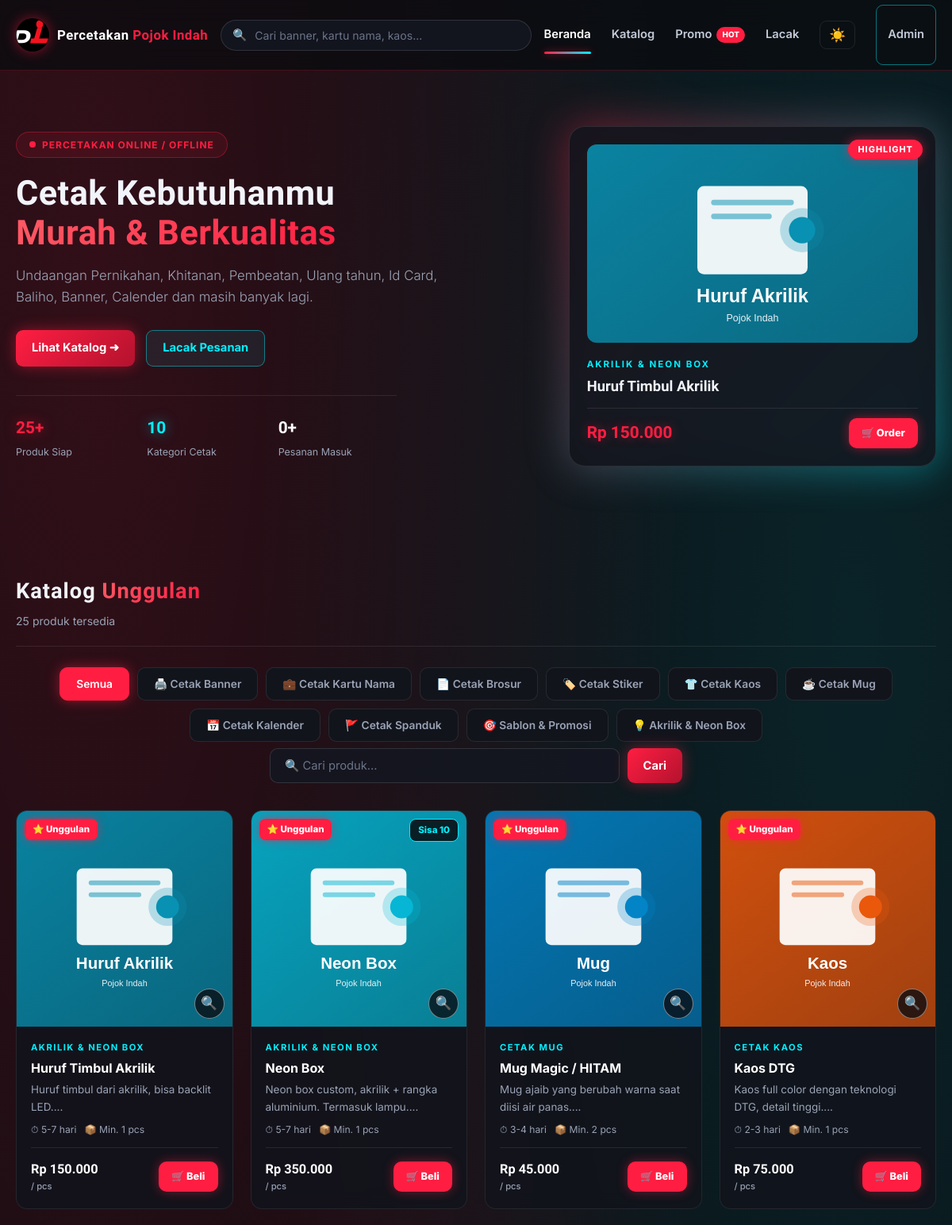
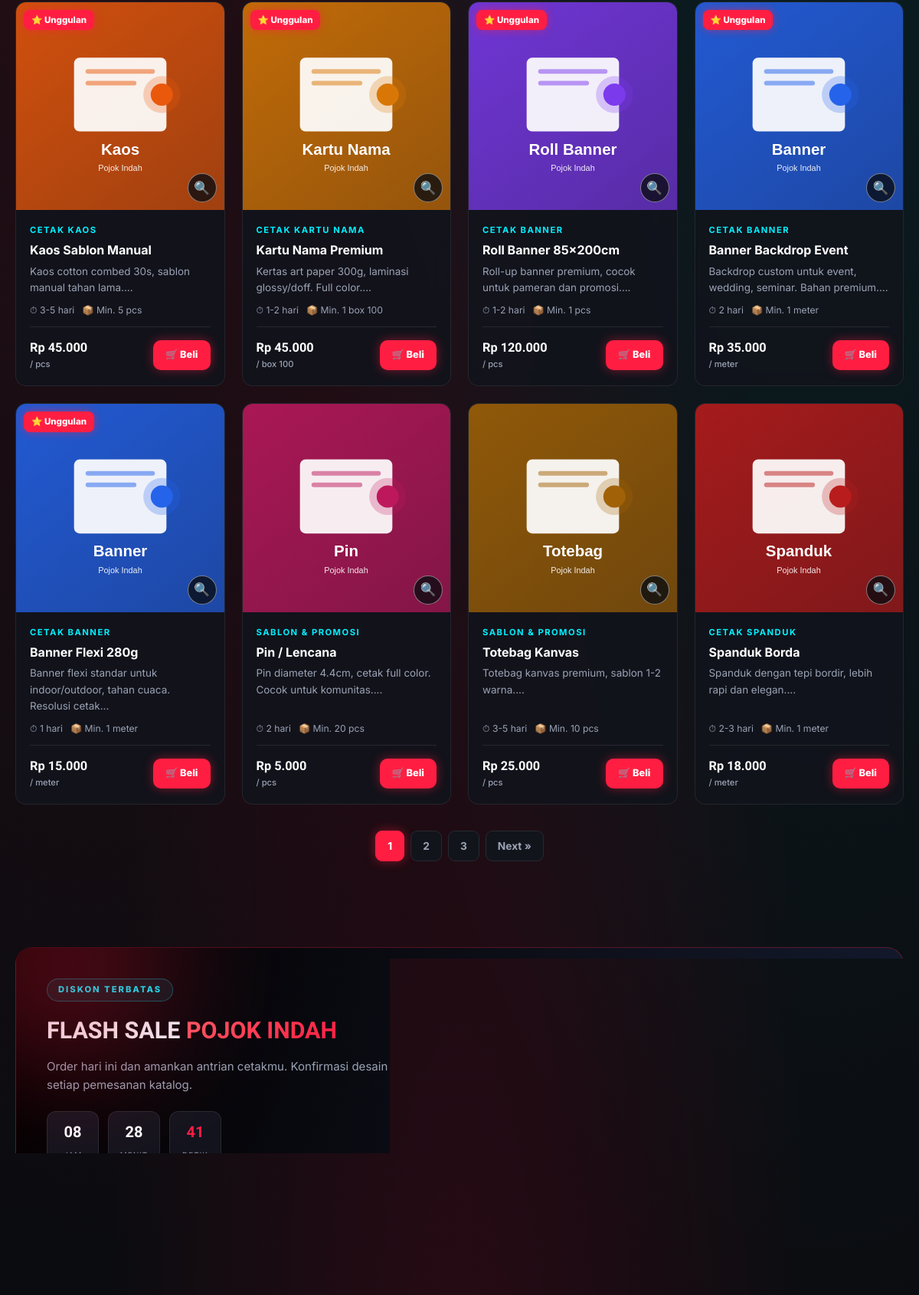
The page / (upper part) on the database its author committed (2 pictures, top to bottom).
### tables this page shows
CREATE TABLE IF NOT EXISTS produk (
    id INT AUTO_INCREMENT PRIMARY KEY,
    id_kategori INT NOT NULL,
    nama_produk VARCHAR(200) NOT NULL,
    deskripsi TEXT,
    harga DECIMAL(12,0) NOT NULL DEFAULT 0,
    satuan VARCHAR(50) DEFAULT 'pcs',
    stok INT DEFAULT 0,
    minimal_order INT DEFAULT 1,
    waktu_pengerjaan VARCHAR(100) DEFAULT '1-2 hari',
    gambar VARCHAR(500) DEFAULT 'default.png',
    is_unggulan TINYINT(1) DEFAULT 0,
    is_aktif TINYINT(1) DEFAULT 1,
    created_at TIMESTAMP DEFAULT CURRENT_TIMESTAMP,
    FOREIGN KEY (id_kategori) REFERENCES kategori(id) ON DELETE CASCADE
);

CREATE TABLE IF NOT EXISTS kategori (
    id INT AUTO_INCREMENT PRIMARY KEY,
    nama_kategori VARCHAR(100) NOT NULL UNIQUE,
    icon VARCHAR(20) DEFAULT '📦',
    created_at TIMESTAMP DEFAULT CURRENT_TIMESTAMP
);

### config.php (called while the page is built, shortened)
<?php
function db_connect() {
    $conn = new mysqli(DB_HOST, DB_USER, DB_PASS);
    $conn->set_charset('utf8mb4');
    $conn->query("CREATE DATABASE IF NOT EXISTS `" . DB_NAME . "` CHARACTER SET utf8mb4 COLLATE utf8mb4_unicode_ci");
    return $conn;
}
$conn = db_connect();
function rupiah($angka) {
    return 'Rp ' . number_format((float)$angka, 0, ',', '.');
}
function teks_db($s) {
    $s = (string)$s;
    if (strpos($s, '\\') === false) {
        return $s;
    }
    return $s;
}
function q($sql) {
    global $conn;
    $res = $conn->query($sql);
    return $res;
}
function q_row($sql) {
    $res = q($sql);
    if ($res && $res->num_rows > 0) {
        return $res->fetch_assoc();
    }
    return null;
}
function base_url() {
    $s = app_subfolder();
    return $s === '' ? '' : $s;
}
function app_subfolder() {
    $approot = str_replace('\\', '/', __DIR__);
    if (isset($_SERVER['DOCUMENT_ROOT']) && $_SERVER['DOCUMENT_ROOT'] !== '') {
        $docroot = str_replace('\\', '/', rtrim((string)$_SERVER['DOCUMENT_ROOT'], '/'));
        $a = $approot;
        $d = $docroot;
    }
    $dir = str_replace('\\', '/', dirname($_SERVER['SCRIPT_NAME'] ?? ''));
    $dir = preg_replace('#/admin$#', '', rtrim($dir, '/'));
    return $dir;
}
$conn->query("CREATE TABLE IF NOT EXISTS pengaturan (
    kunci VARCHAR(50) NOT NULL PRIMARY KEY,
    nilai TEXT
) ENGINE=InnoDB");
$conn->query("INSERT IGNORE INTO pengaturan (kunci, nilai) VALUES ('tema', 'gelap')");
$conn->query("INSERT IGNORE INTO pengaturan (kunci, nilai) VALUES ('app_url', '')");
$conn->query("INSERT IGNORE INTO pengaturan (kunci, nilai) VALUES ('recovery_q', '')");
$conn->query("INSERT IGNORE INTO pengaturan (kunci, nilai) VALUES ('recovery_a', '')");
function get_setting($kunci, $default = '') {
    global $conn;
    $k = $conn->real_escape_string((string)$kunci);
    $res = $conn->query("SELECT nilai FROM pengaturan WHERE kunci = '$k' LIMIT 1");
    if ($res && $res->num_rows > 0) {
        $row = $res->fetch_assoc();
        return $row['nilai'];
    }
    return $default;
}
$APP_TEMA = get_setting('tema', 'gelap');
?>

### funcs/gambar.php (called while the page is built, shortened)
<?php
function get_gambar_src($produk) {
    if (!empty($produk['gambar'])) {
        $g = basename((string)$produk['gambar']);
        if ($g !== '' && is_file(__DIR__ . '/../assets/img/' . $g)) {
            return 'assets/img/' . $g;
        }
    }
    $ket = strtolower((string)($produk['nama_produk'] ?? ''));
    $maps = array(
        'x-banner'   => 'x_banner.svg',
        'roll'       => 'roll_banner.svg',
        'backdrop'   => 'banner.svg',
        'kartu nama' => 'kartu_nama.svg',
        'brosur'     => 'brosur.svg',
        'flyer'      => 'flyer.svg',
        'leaflet'    => 'flyer.svg',
        'stiker'     => 'stiker.svg',
        'kaos'       => 'kaos.svg',
        'sablon'     => 'kaos.svg',
        'mug'        => 'mug.svg',
        'kalender'   => 'kalender.svg',
        'spanduk'    => 'spanduk.svg',
        'totebag'    => 'totebag.svg',
        'tote bag'   => 'totebag.svg',
        'pin'        => 'pin.svg',
        'lencana'    => 'pin.svg',
        'neon'       => 'neonbox.svg',
        'huruf'      => 'huruf.svg',
        'akrilik'    => 'huruf.svg',
        'banner'     => 'banner.svg',
    );
    foreach ($maps as $kata => $file) {
        if ($kata !== '' && strpos($ket, $kata) !== false) {
            return 'assets/img/' . $file;
        }
    }
    return 'assets/img/default.png';
}

### index.php (the view, shortened to what this page needs)
<?php
include 'config.php';
require 'funcs/gambar.php';
$where = "AND p.is_aktif = 1";
$kat_dipilih = 0;
$cari = '';
$per_halaman = 12;
$row_total = q_row("SELECT COUNT(*) as jml FROM produk p WHERE 1 $where");
$total = $row_total ? (int)$row_total['jml'] : 0;
$total_halaman = max(1, (int)ceil($total / $per_halaman));
$hal = isset($_GET['hal']) ? max(1, intval($_GET['hal'])) : 1;
$hal = min($hal, $total_halaman);
$offset = ($hal - 1) * $per_halaman;
$produk = q("SELECT p.*, k.nama_kategori, k.icon, k.id as kid
    FROM produk p JOIN kategori k ON p.id_kategori = k.id
    WHERE 1 $where
    ORDER BY p.is_unggulan DESC, p.id DESC
    LIMIT $offset, $per_halaman");
$rows = array();
if ($produk) {
    while ($r = $produk->fetch_assoc()) {
        $rows[] = $r;
    }
}
$gal_map = array();
$highlight = q_row("SELECT p.*, k.nama_kategori FROM produk p JOIN kategori k ON p.id_kategori = k.id WHERE p.is_unggulan = 1 AND p.is_aktif = 1 ORDER BY p.id DESC LIMIT 1");
$sr = q_row("SELECT COUNT(*) jml FROM produk WHERE is_aktif = 1");
$stat_produk = $sr ? (int)$sr['jml'] : 0;
$sr = q_row("SELECT COUNT(*) jml FROM kategori");
$stat_kat = $sr ? (int)$sr['jml'] : 0;
$sr = q_row("SELECT COUNT(*) jml FROM pesanan WHERE status != 'dibatalkan'");
$stat_order = $sr ? (int)$sr['jml'] : 0;
$nama_kategori = '';
?>
<!DOCTYPE html>
<html lang="id">
<head>
    <link rel="stylesheet" href="assets/css/style.css?v=<?= filemtime('assets/css/style.css') ?>">
</head>
<body class="<?= $APP_TEMA === 'terang' ? 'terang' : '' ?>">
<header class="site-header">
    <div class="container header-inner">
        <a href="index.php" class="logo">
            <img src="assets/img/logo.svg" alt="Percetakan Pojok Indah" class="logo-img">
            <span class="logo-text">Percetakan <span>Pojok Indah</span></span>
        </a>
        <form method="get" action="index.php" class="header-search">
            <span class="search-icon">🔍</span>
            <input type="text" name="c" placeholder="Cari banner, kartu nama, kaos..." value="<?= htmlspecialchars($cari) ?>">
        </form>
        <nav class="main-nav">
            <a href="index.php" class="<?= basename($_SERVER['PHP_SELF']) == 'index.php' && !$kat_dipilih && $cari == '' ? 'active' : '' ?>">Beranda</a>
            <a href="index.php#katalog">Katalog</a>
            <a href="index.php#promo">Promo<span class="nav-badge-hot">HOT</span></a>
            <a href="track.php" class="<?= basename($_SERVER['PHP_SELF']) == 'track.php' ? 'active' : '' ?>">Lacak</a>
            <button type="button" class="theme-toggle theme-icon-only" onclick="toggleTema()" title="Ganti mode gelap / terang"><?= $APP_TEMA === 'terang' ? '🌙' : '☀️' ?></button>
            <a href="admin/" class="btn btn-outline btn-sm">Admin</a>
        </nav>
    </div>
</header>
<main>
    <section class="hero">
        <div class="container hero-grid">
            <div>
                <div class="hero-badge"><span class="dot"></span> Percetakan Online / Offline</div>
                <h1>Cetak Kebutuhanmu<br><span class="text-gradient-red">Murah &amp; Berkualitas</span></h1>
                <p>Undaangan Pernikahan, Khitanan, Pembeatan, Ulang tahun, Id Card, Baliho, Banner, Calender dan masih banyak lagi.</p>
                <div class="hero-actions">
                    <a href="#katalog" class="btn btn-primary">Lihat Katalog ➜</a>
                    <a href="track.php" class="btn btn-cyan">Lacak Pesanan</a>
                </div>
                <div class="hero-stats">
                    <div><strong class="red"><?= $stat_produk ?>+</strong><span>Produk Siap</span></div>
                    <div><strong class="cyan"><?= $stat_kat ?></strong><span>Kategori Cetak</span></div>
                    <div><strong><?= $stat_order ?>+</strong><span>Pesanan Masuk</span></div>
                </div>
            </div>
            <?php if ($highlight): ?>
            <div class="hero-highlight">
                <div class="highlight-card">
                    <span class="highlight-tag">Highlight</span>
                    <img class="zoomable" src="<?= get_gambar_src($highlight) ?>" alt="<?= htmlspecialchars($highlight['nama_produk']) ?>" data-imgs="<?= htmlspecialchars(json_encode(array(get_gambar_src($highlight))), ENT_QUOTES, 'UTF-8') ?>" data-title="<?= htmlspecialchars($highlight['nama_produk']) ?>" title="Klik untuk memperbesar" style="cursor:zoom-in" onerror="this.onerror=null;this.src='assets/img/default.png'">
                    <div class="highlight-cat"><?= htmlspecialchars($highlight['nama_kategori']) ?></div>
                    <h3><?= htmlspecialchars($highlight['nama_produk']) ?></h3>
                    <div class="highlight-foot">
                        <div class="highlight-price"><?= rupiah($highlight['harga']) ?></div>
                        <a href="order.php?produk=<?= $highlight['id'] ?>" class="btn-buy">🛒 Order</a>
                    </div>
                </div>
            </div>
            <?php endif; ?>
        </div>
    </section>
    <section class="section" id="katalog">
        <div class="container">
            <div class="catalog-head">
                <div>
                    <h2>Katalog <span class="text-gradient-red">Unggulan</span></h2>
                    <p><?= $total ?> produk tersedia<?= $nama_kategori ? ' • ' . htmlspecialchars($nama_kategori) : '' ?></p>
                </div>
            </div>
            <?php include 'partials/category_pills.php'; ?>
            <form method="get" class="search-form" action="index.php">
                <input type="text" name="c" placeholder="🔍 Cari produk..." value="<?= htmlspecialchars($cari) ?>">
                <button type="submit" class="btn btn-primary">Cari</button>
            </form>
            <?php if (!empty($rows)): ?>
                <div class="grid grid-4">
                    <?php foreach ($rows as $p): ?>
                        <div class="card">
                            <div class="card-image">
                                <?php $glist = (isset($gal_map[$p['id']]) && $gal_map[$p['id']]) ? $gal_map[$p['id']] : array(get_gambar_src($p)); ?>
                                <?php $gjson = htmlspecialchars(json_encode($glist), ENT_QUOTES, 'UTF-8'); ?>
                                <img class="card-photo zoomable" src="<?= get_gambar_src($p) ?>" alt="<?= htmlspecialchars($p['nama_produk']) ?>" data-imgs="<?= $gjson ?>" data-title="<?= htmlspecialchars($p['nama_produk']) ?>" title="Klik untuk memperbesar" onerror="this.onerror=null;this.src='assets/img/default.png'">
                                <?php if ($p['is_unggulan']): ?>
                                    <span class="badge badge-featured">⭐ Unggulan</span>
                                <?php endif; ?>
                                <?php if ($p['stok'] > 0 && $p['stok'] < 20): ?>
                                    <span class="badge badge-stok">Sisa <?= $p['stok'] ?></span>
                                <?php endif; ?>
                                <button type="button" class="card-zoom" data-imgs="<?= $gjson ?>" data-title="<?= htmlspecialchars($p['nama_produk']) ?>" title="Perbesar gambar">🔍</button>
                            </div>
                            <div class="card-body">
                                <div class="card-cat"><?= htmlspecialchars($p['nama_kategori']) ?></div>
                                <h3 class="card-title"><a href="product.php?id=<?= $p['id'] ?>"><?= htmlspecialchars($p['nama_produk']) ?></a></h3>
                                <p class="card-desc"><?= htmlspecialchars(mb_substr(str_replace(array("\r", "\n"), ' ', teks_db($p['deskripsi'] ?? '')), 0, 70)) ?>...</p>
                                <div class="card-meta">
                                    <span>⏱ <?= htmlspecialchars($p['waktu_pengerjaan']) ?></span>
                                    <span>📦 Min. <?= $p['minimal_order'] ?> <?= htmlspecialchars($p['satuan']) ?></span>
                                </div>
                                <div class="card-foot">
                                    <div class="card-price"><?= rupiah($p['harga']) ?><small>/ <?= htmlspecialchars($p['satuan']) ?></small></div>
                                    <a href="order.php?produk=<?= $p['id'] ?>" class="btn-buy">🛒 Beli</a>
                                </div>
                            </div>
                        </div>
                    <?php endforeach; ?>
                </div>
                <?php if ($total_halaman > 1): ?>
                    <div class="pagination">
                        <?php for ($i = 1; $i <= $total_halaman; $i++): ?>
                            <a href="?hal=<?= $i ?>&kat=<?= $kat_dipilih ?>&c=<?= urlencode($cari) ?>" class="<?= $i == $hal ? 'active' : '' ?>"><?= $i ?></a>
                        <?php endfor; ?>
                        <?php if ($hal < $total_halaman): ?>
                            <a href="?hal=<?= $hal + 1 ?>&kat=<?= $kat_dipilih ?>&c=<?= urlencode($cari) ?>">Next &raquo;</a>
                        <?php endif; ?>
                    </div>
                <?php endif; ?>
            <?php endif; ?>
        </div>
    </section>
    <section class="section" id="promo">
        <div class="container">
            <div class="promo-banner">
                <div>
                    <span class="promo-tag">Diskon Terbatas</span>
                    <h2>FLASH SALE <span class="text-gradient-red">POJOK INDAH</span></h2>
                    <p>Order hari ini dan amankan antrian cetakmu. Konfirmasi desain <strong>GRATIS</strong> untuk setiap pemesanan katalog.</p>
                    <div class="countdown">
                        <div class="count-box"><b id="cd-h">08</b><span>Jam</span></div>
                        <div class="count-box"><b id="cd-m">45</b><span>Menit</span></div>
                        <div class="count-box"><b id="cd-s" class="tick-red">30</b><span>Detik</span></div>
                    </div>
                    <a href="#katalog" class="btn btn-primary">Klaim Sekarang</a>
                </div>
                <div class="promo-visual">
                    <img src="assets/img/banner.svg" alt="Promo cetak" onerror="this.onerror=null;this.src='assets/img/default.png'">
                    <div class="promo-off"><small>Desain</small>GRATIS</div>
                </div>
            </div>
        </div>
    </section>
</main>
</body>
</html>

### partials/category_pills.php
<?php
$kategori = q("SELECT * FROM kategori ORDER BY id ASC");
?>
<ul class="category-pills">
    <li><a href="<?= base_url() ?>/index.php" class="<?= !isset($_GET['kat']) ? 'active' : '' ?>">Semua</a></li>
    <?php if ($kategori): while ($k = $kategori->fetch_assoc()): ?>
        <li>
            <a href="?kat=<?= (int)$k['id'] ?>" class="<?= (isset($_GET['kat']) && $_GET['kat'] == $k['id']) ? 'active' : '' ?>">
                <?= htmlspecialchars($k['icon'] ?? '') ?> <?= htmlspecialchars($k['nama_kategori']) ?>
            </a>
        </li>
    <?php endwhile; endif; ?>
</ul>

### rows shown on the page
produk: id_kategori.nama_kategori "AKRILIK & NEON BOX", nama_produk "Huruf Timbul Akrilik", harga "Rp 150.000", shows a picture, is_unggulan "⭐ Unggulan", deskripsi "Huruf timbul dari akrilik, bisa backlit LED.", waktu_pengerjaan "5-7 hari", minimal_order "1", satuan "pcs"
kategori: icon "🖨️", nama_kategori "Cetak Banner"
kategori: icon "💼", nama_kategori "Cetak Kartu Nama"
kategori: icon "📄", nama_kategori "Cetak Brosur"
kategori: icon "🏷️", nama_kategori "Cetak Stiker"
kategori: icon "👕", nama_kategori "Cetak Kaos"
kategori: icon "☕", nama_kategori "Cetak Mug"
kategori: icon "📅", nama_kategori "Cetak Kalender"
kategori: icon "🚩", nama_kategori "Cetak Spanduk"
kategori: icon "🎯", nama_kategori "Sablon & Promosi"
kategori: icon "💡", nama_kategori "Akrilik & Neon Box"
produk: shows a picture, is_unggulan "⭐ Unggulan", stok "10", id_kategori.nama_kategori "AKRILIK & NEON BOX", nama_produk "Neon Box", deskripsi "Neon box custom, akrilik + rangka aluminium. Termasuk lampu.", waktu_pengerjaan "5-7 hari", minimal_order "1", satuan "pcs", harga "Rp 350.000"
produk: shows a picture, is_unggulan "⭐ Unggulan", id_kategori.nama_kategori "CETAK MUG", nama_produk "Mug Magic / HITAM", deskripsi "Mug ajaib yang berubah warna saat diisi air panas.", waktu_pengerjaan "3-4 hari", minimal_order "2", satuan "pcs", harga "Rp 45.000"
produk: is_unggulan "⭐ Unggulan", id_kategori.nama_kategori "CETAK KAOS", nama_produk "Kaos DTG", deskripsi "Kaos full color dengan teknologi DTG, detail tinggi.", waktu_pengerjaan "2-3 hari", minimal_order "1", satuan "pcs", harga "Rp 75.000"
produk: is_unggulan "⭐ Unggulan", id_kategori.nama_kategori "CETAK KAOS", nama_produk "Kaos Sablon Manual", deskripsi "Kaos cotton combed 30s, sablon manual tahan lama.", waktu_pengerjaan "3-5 hari", minimal_order "5", satuan "pcs", harga "Rp 45.000"
produk: shows a picture, is_unggulan "⭐ Unggulan", id_kategori.nama_kategori "CETAK KARTU NAMA", nama_produk "Kartu Nama Premium", deskripsi "Kertas art paper 300g, laminasi glossy/doff. Full color.", waktu_pengerjaan "1-2 hari", minimal_order "1", satuan "box 100", harga "Rp 45.000"
produk: gambar+id (picture), is_unggulan "⭐ Unggulan", id_kategori.nama_kategori "CETAK BANNER", nama_produk "Roll Banner 85x200cm", deskripsi "Roll-up banner premium, cocok untuk pameran dan promosi.", waktu_pengerjaan "1-2 hari", minimal_order "1", satuan "pcs", harga "Rp 120.000"
produk: is_unggulan "⭐ Unggulan", id_kategori.nama_kategori "CETAK BANNER", nama_produk "Banner Backdrop Event", deskripsi "Backdrop custom untuk event, wedding, seminar. Bahan premium.", waktu_pengerjaan "2 hari", minimal_order "1", satuan "meter", harga "Rp 35.000"
produk: is_unggulan "⭐ Unggulan", id_kategori.nama_kategori "CETAK BANNER", nama_produk "Banner Flexi 280g", deskripsi "Banner flexi standar untuk indoor/outdoor, tahan cuaca. Resolusi cetak", waktu_pengerjaan "1 hari", minimal_order "1", satuan "meter", harga "Rp 15.000"
produk: gambar+id (picture), id_kategori.nama_kategori "SABLON & PROMOSI", nama_produk "Pin / Lencana", deskripsi "Pin diameter 4.4cm, cetak full color. Cocok untuk komunitas.", waktu_pengerjaan "2 hari", minimal_order "20", satuan "pcs", harga "Rp 5.000"
produk: gambar+id (picture), id_kategori.nama_kategori "SABLON & PROMOSI", nama_produk "Totebag Kanvas", deskripsi "Totebag kanvas premium, sablon 1-2 warna.", waktu_pengerjaan "3-5 hari", minimal_order "10", satuan "pcs", harga "Rp 25.000"
produk: shows a picture, id_kategori.nama_kategori "CETAK SPANDUK", nama_produk "Spanduk Borda", deskripsi "Spanduk dengan tepi bordir, lebih rapi dan elegan.", waktu_pengerjaan "2-3 hari", minimal_order "1", satuan "meter", harga "Rp 18.000"

### other values the page prints
$stat_produk "25"
$stat_kat "10"
$stat_order "0"
$total "25"
